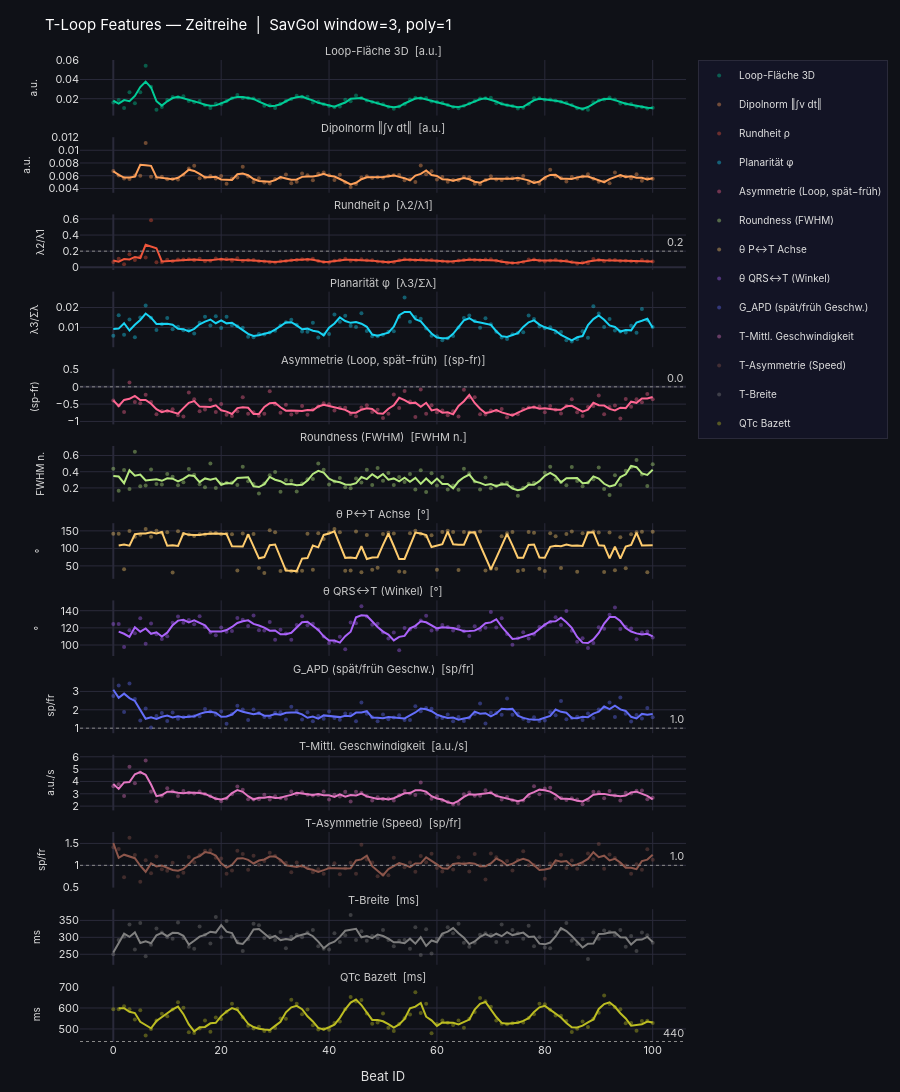

The code cell stored with this chart in its notebook:
### Code cell
plot_t_loop_features(df_t).show()
